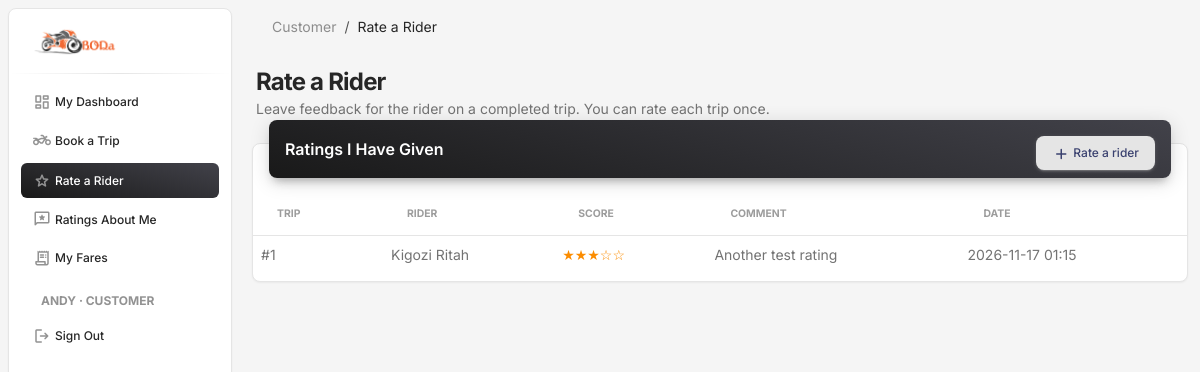
/customer-area/rate-rider/ (signed in), run on the app's committed database.
### bodaapp/models.py (models this page shows, shortened)
class Profile(models.Model):
    ROLE_CHOICES = [("customer", "Customer"), ("rider", "Rider")]
    user = models.OneToOneField(settings.AUTH_USER_MODEL, on_delete=models.CASCADE, related_name="profile")
    role = models.CharField(max_length=10, choices=ROLE_CHOICES)
    customer = models.OneToOneField(Customer, null=True, blank=True, on_delete=models.SET_NULL, related_name="profile")
    rider = models.OneToOneField(Rider, null=True, blank=True, on_delete=models.SET_NULL, related_name="profile")

class RiderRating(models.Model):
    rate_id = models.AutoField(primary_key=True)
    trip = models.OneToOneField(Trip, on_delete=models.CASCADE, db_column="trip_id")
    rider = models.ForeignKey(Rider, on_delete=models.PROTECT, db_column="rider_id")
    rated_by = models.ForeignKey(Customer, on_delete=models.PROTECT, db_column="rated_by")
    score = models.IntegerField()
    comment = models.TextField(null=True, blank=True)
    date = models.DateTimeField(auto_now_add=True)

class Rider(models.Model):
    rider_id = models.AutoField(primary_key=True)
    first_name = models.CharField(max_length=50)
    last_name = models.CharField(max_length=50)
    contact = models.CharField(max_length=15, unique=True)
    license = models.CharField(max_length=30, unique=True)
    experience_years = models.IntegerField()
    age = models.IntegerField()
    gender = models.CharField(max_length=6)
    home_location = models.CharField(max_length=100)
    def __str__(self):
        return f"{self.first_name} {self.last_name}"

### bodaapp/customer_views.py (the view)
# urls.py: path('customer-area/rate-rider/', customer_views.rate_rider, name='cust_rate_rider'),
@role_required("customer")
def rate_rider(request):
    me = current_customer(request)
    if request.method == "POST":
        form = RateRiderForm(request.POST, customer=me)
        if form.is_valid():
            rating = form.save()
            messages.success(request, f"Thanks! You rated {rating.rider} {rating.score}/5.")
            return redirect("cust_rate_rider")
        messages.error(request, "Please fix the highlighted errors and try again.")
    else:
        form = RateRiderForm(customer=me)
    given = RiderRating.objects.filter(rated_by=me).select_related("rider").order_by("-pk")
    return render(request, "customer/rate_rider.html", {"form": form, "ratings": given})

### bodaapp/access.py (called while the page is built)
def get_role(user):
    if not user.is_authenticated:
        return None
    if user.is_staff or user.is_superuser:
        return "admin"
    profile = getattr(user, "profile", None)
    if profile is None:
        return None
    if profile.role == "customer" and profile.customer_id:
        return "customer"
    if profile.role == "rider" and profile.rider_id:
        return "rider"
    return None

def role_required(*roles):
    def decorator(view):
        @wraps(view)
        def wrapper(request, *args, **kwargs):
            if not request.user.is_authenticated:
                return redirect_to_login(request.get_full_path())
            if get_role(request.user) not in roles:
                messages.error(request, "You don't have access to that page.")
                return redirect("index")
            return view(request, *args, **kwargs)
        return wrapper
    return decorator

### bodaapp/context_processors.py (called while the page is built)
def navigation(request):
    user = getattr(request, "user", None)
    role = get_role(user) if user is not None else None
    match = getattr(request, "resolver_match", None)
    name = match.url_name if match and match.url_name else ""
    if name.endswith("_edit"):
        name = name[: -len("_edit")]
    return {"role": role, "role_label": ROLE_LABELS.get(role, ""), "active": name}

### bodaapp/customer_views.py (called while the page is built)
def current_customer(request):
    return request.user.profile.customer

### templates/customer/rate_rider.html (shortened to what this page needs)
{% extends 'base.html' %}
{% block content %}
{% include 'partials/page_header.html' with title="Rate a Rider" lede="Leave feedback for the rider on a completed trip. You can rate each trip once." %}
<div class="container-fluid py-3">
  <div class="row">
    <div class="col-12 mb-4">
      <div class="card">
        <div class="card-header p-0 position-relative mt-n4 mx-3 z-index-2">
          <div class="bg-gradient-dark shadow-dark border-radius-lg pt-3 pb-2 d-flex justify-content-between pe-3"><h6 class="text-white text-capitalize ps-3">Ratings I have given</h6><button type="button" class="btn btn-sm btn-light mb-0" data-bs-toggle="modal" data-bs-target="#recordModal"><i class="material-symbols-rounded align-middle" style="font-size:18px">add</i> Rate a rider</button></div>
        </div>
        <div class="card-body px-0 pb-2">
          <div class="table-responsive p-0">
            <table class="table align-items-center mb-0">
              <thead><tr>
                <th class="text-uppercase text-secondary text-xxs font-weight-bolder opacity-7">Trip</th>
                <th class="text-uppercase text-secondary text-xxs font-weight-bolder opacity-7">Rider</th>
                <th class="text-uppercase text-secondary text-xxs font-weight-bolder opacity-7">Score</th>
                <th class="text-uppercase text-secondary text-xxs font-weight-bolder opacity-7">Comment</th>
                <th class="text-uppercase text-secondary text-xxs font-weight-bolder opacity-7">Date</th>
              </tr></thead>
              <tbody>
                {% for r in ratings %}
                <tr>
                  <td class="text-sm">#{{ r.trip_id }}</td>
                  <td class="text-sm">{{ r.rider }}</td>
                  <td class="text-sm">{% include 'partials/stars.html' with score=r.score %}</td>
                  <td class="text-sm">{{ r.comment|default:"—" }}</td>
                  <td class="text-sm">{{ r.date|date:"Y-m-d H:i" }}</td>
                </tr>
                {% empty %}
                <tr><td colspan="5" class="text-center text-secondary py-4 text-sm">You haven't rated any riders yet.</td></tr>
                {% endfor %}
              </tbody>
            </table>
          </div>
        </div>
      </div>
    </div>
  </div>
</div>
{% endblock %}

### templates/partials/nav_account.html (shortened to what this page needs)
<li class="nav-item mt-3">
  <h6 class="ps-4 ms-2 text-uppercase text-xs text-dark font-weight-bolder opacity-5">{{ user.get_username }}{% if role_label %} · {{ role_label }}{% endif %}</h6>
</li>
<li class="nav-item">
  <form method="post" action="{% url 'logout' %}" class="m-0">
    <button type="submit" class="nav-link text-dark border-0 bg-transparent w-100 text-start">
      <i class="material-symbols-rounded opacity-5">logout</i>
      <span class="nav-link-text ms-1">Sign Out</span>
    </button>
  </form>
</li>

### templates/partials/page_header.html (shortened to what this page needs)
<nav class="navbar navbar-main navbar-expand-lg px-0 mx-3 shadow-none border-radius-xl" id="navbarBlur" data-scroll="true">
  <div class="container-fluid py-1 px-3">
    <nav aria-label="breadcrumb">
      <ol class="breadcrumb bg-transparent mb-0 pb-0 pt-1 px-0 me-sm-6 me-5">
        <li class="breadcrumb-item text-sm"><a class="opacity-5 text-dark" href="{% url 'index' %}">{{ role_label|default:"Home" }}</a></li>
        <li class="breadcrumb-item text-sm text-dark active" aria-current="page">{{ title }}</li>
      </ol>
    </nav>
  </div>
</nav>
<div class="container-fluid pt-3">
  <div class="ms-1 mb-2">
    <h3 class="mb-0 h4 font-weight-bolder">{{ title }}</h3>
    {% if lede %}<p class="mb-0 text-sm">{{ lede }}</p>{% endif %}
  </div>
</div>

### templates/partials/stars.html
<span class="text-warning" title="{{ score }} out of 5">{% if score >= 1 %}★{% else %}☆{% endif %}{% if score >= 2 %}★{% else %}☆{% endif %}{% if score >= 3 %}★{% else %}☆{% endif %}{% if score >= 4 %}★{% else %}☆{% endif %}{% if score >= 5 %}★{% else %}☆{% endif %}</span>

### data on the page
Profile: role "CUSTOMER", role "Customer"
RiderRating: trip_id "1", rider "Kigozi Ritah", comment "Another test rating", date "2026-11-17 01:15"

### other printed values
{{ label }} "My Dashboard Book a Trip Rate a Rider Ratings About Me My Fares"
{{ user.get_username }} "ANDY"
{{ title }} "Rate a Rider"
{{ lede }} "Leave feedback for the rider on a completed trip. You can rate each trip once."
